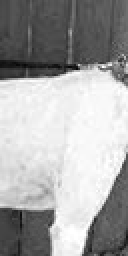
#> input picture Image_Processing/Feature_detections/HOG/HOGNumPy-master/im_patch.jpg, 64 x 128 px (shown 2 times larger)
$ python HOG_implementation.py
#> lines starting #> are read from the running program, lines starting #| are printed output that depends on the picture
### Image_Processing/Feature_detections/HOG/HOGNumPy-master/HOG.py
import numpy
import cv2

def calculate_gradient(img, template):
    ts = template.size #Number of elements in the template (3).
    #New padded array to hold the resultant gradient image.
    new_img = numpy.zeros((img.shape[0]+ts-1,
                           img.shape[1]+ts-1))
    new_img[numpy.uint16((ts-1)/2.0):img.shape[0]+numpy.uint16((ts-1)/2.0),
            numpy.uint16((ts-1)/2.0):img.shape[1]+numpy.uint16((ts-1)/2.0)] = img
    result = numpy.zeros((new_img.shape))

    for r in numpy.uint16(numpy.arange((ts-1)/2.0, img.shape[0]+(ts-1)/2.0)):
        for c in numpy.uint16(numpy.arange((ts-1)/2.0,
                              img.shape[1]+(ts-1)/2.0)):
            curr_region = new_img[r-numpy.uint16((ts-1)/2.0):r+numpy.uint16((ts-1)/2.0)+1,
                                  c-numpy.uint16((ts-1)/2.0):c+numpy.uint16((ts-1)/2.0)+1]
            curr_result = curr_region * template
            score = numpy.sum(curr_result)
            result[r, c] = score
    #Result of the same size as the original image after removing the padding.
    result_img = result[numpy.uint16((ts-1)/2.0):result.shape[0]-numpy.uint16((ts-1)/2.0),
                        numpy.uint16((ts-1)/2.0):result.shape[1]-numpy.uint16((ts-1)/2.0)]
    return result_img

def gradient_magnitude(horizontal_gradient, vertical_gradient):
    horizontal_gradient_square = numpy.power(horizontal_gradient, 2)
    vertical_gradient_square = numpy.power(vertical_gradient, 2)
    sum_squares = horizontal_gradient_square + vertical_gradient_square
    grad_magnitude = numpy.sqrt(sum_squares)
    return grad_magnitude

def gradient_direction(horizontal_gradient, vertical_gradient):
    grad_direction = numpy.arctan(vertical_gradient/(horizontal_gradient+0.00000001))
    grad_direction = numpy.rad2deg(grad_direction)
    grad_direction = grad_direction%180
    return grad_direction

def HOG_cell_histogram(cell_direction, cell_magnitude, hist_bins):
    HOG_cell_hist = numpy.zeros(hist_bins.size)
    for row_idx in range(cell_direction.shape[0]):
        for col_idx in range(cell_direction.shape[1]):
            curr_direction = cell_direction[row_idx, col_idx]
            curr_magnitude = cell_magnitude[row_idx, col_idx]
            if curr_direction < hist_bins[0]:
                first_bin_idx = 0
                second_bin_idx = hist_bins.size-1
            elif curr_direction > hist_bins[-1]:
                first_bin_idx = hist_bins.size-1
                second_bin_idx = 0
            else:
                diff = numpy.abs(curr_direction - hist_bins)
                first_bin_idx = numpy.argmin(diff)
                temp = hist_bins[[(first_bin_idx-1)%hist_bins.size, (first_bin_idx+1)%hist_bins.size]]

                temp2 = numpy.abs(curr_direction - temp)
                res =  numpy.argmin(temp2)
                if res == 0:
                    second_bin_idx = first_bin_idx-1
                else:
                    second_bin_idx = first_bin_idx+1
            indexs=[first_bin_idx,second_bin_idx]
            HOG_cell_hist[indexs]+=((hist_bins[indexs[::-1]]-curr_direction)/(180.0/hist_bins.size))*curr_magnitude
    return HOG_cell_hist

### Image_Processing/Feature_detections/HOG/HOGNumPy-master/HOG_implementation.py
import skimage.io, skimage.color
import numpy
import matplotlib.pyplot
import HOG

img = skimage.io.imread("im_patch.jpg")
#> img is the input picture: shape (128, 64); min 6, max 255, mean 164.9
img = skimage.color.rgb2gray(img)

horizontal_mask = numpy.array([-1, 0, 1])
vertical_mask = numpy.array([[-1],[0],[1]])

horizontal_gradient = HOG.calculate_gradient(img, horizontal_mask)
#> after the loop in calculate_gradient, `for r in numpy.uint16(numpy.arange((ts-1)/2.0, img.shape[0]+(ts-1)/2.0..`:
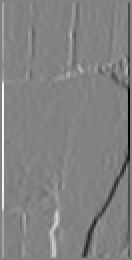
#> result: shape (130, 66) float64 (shown 2 times larger); min -756, max 723, mean -0.4; drawn with min black and max white
vertical_gradient = HOG.calculate_gradient(img, vertical_mask)
#> after the loop in calculate_gradient (call 2), `for r in numpy.uint16(numpy.arange((ts-1)/2.0, img.shape[0]+(ts-1)/2.0..`:
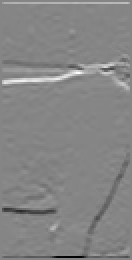
#> result: shape (130, 66) float64 (shown 2 times larger); min -730, max 663, mean 0.5; drawn with min black and max white

grad_magnitude = HOG.gradient_magnitude(horizontal_gradient, vertical_gradient)
#> in gradient_magnitude, `sum_squares = horizontal_gradient_square + vertical_gradient_square`:
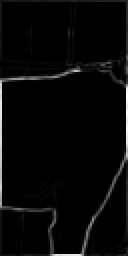
#> sum_squares: shape (128, 64) float64 (shown 2 times larger); min 0, max 571657, mean 17604.5; drawn with min black and max white
#> in gradient_magnitude, `grad_magnitude = numpy.sqrt(sum_squares)`:
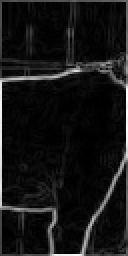
#> grad_magnitude: shape (128, 64) float64 (shown 2 times larger); min 0, max 756.1, mean 63.3; drawn with min black and max white
grad_direction = HOG.gradient_direction(horizontal_gradient, vertical_gradient)
#> in gradient_direction, `grad_direction = numpy.arctan(vertical_gradient/(horizontal_gradient+0..`:
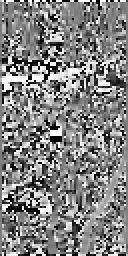
#> grad_direction: shape (128, 64) float64 (shown 2 times larger); min -1.57, max 1.57, mean 0.0504; drawn with min black and max white
#> in gradient_direction, `grad_direction = grad_direction%180`:
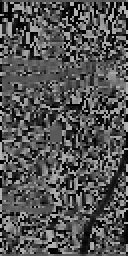
#> grad_direction: shape (128, 64) float64 (shown 2 times larger); min 0, max 179.9, mean 83.5

grad_direction = grad_direction % 180
hist_bins = numpy.array([10,30,50,70,90,110,130,150,170])

# Histogram of the first cell in the first block.
cell_direction = grad_direction[:8, :8]
cell_magnitude = grad_magnitude[:8, :8]
HOG_cell_hist = HOG.HOG_cell_histogram(cell_direction, cell_magnitude, hist_bins)
#> after the loop in HOG_cell_histogram, `for row_idx in range(cell_direction.shape[0]):`: HOG_cell_hist = [14752.9, 65.62, -158.5, 149.7, -572, -35.74, 11.2, 21.16, -1649.5]

matplotlib.pyplot.bar(x=numpy.arange(9), height=HOG_cell_hist, align="center", width=0.8)
matplotlib.pyplot.show()
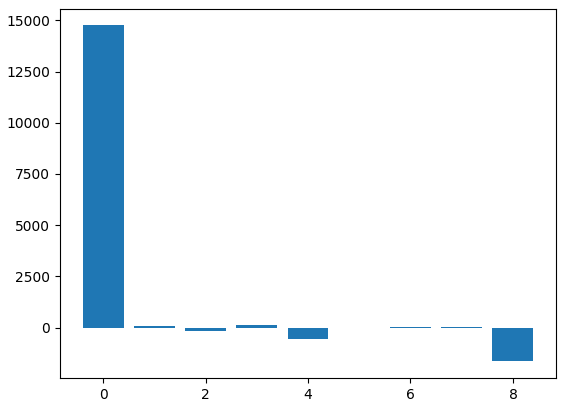
#> figure drawn by matplotlib, 1 panel; tallest bar 14752.9 high, from x = -0.4 to 0.4
